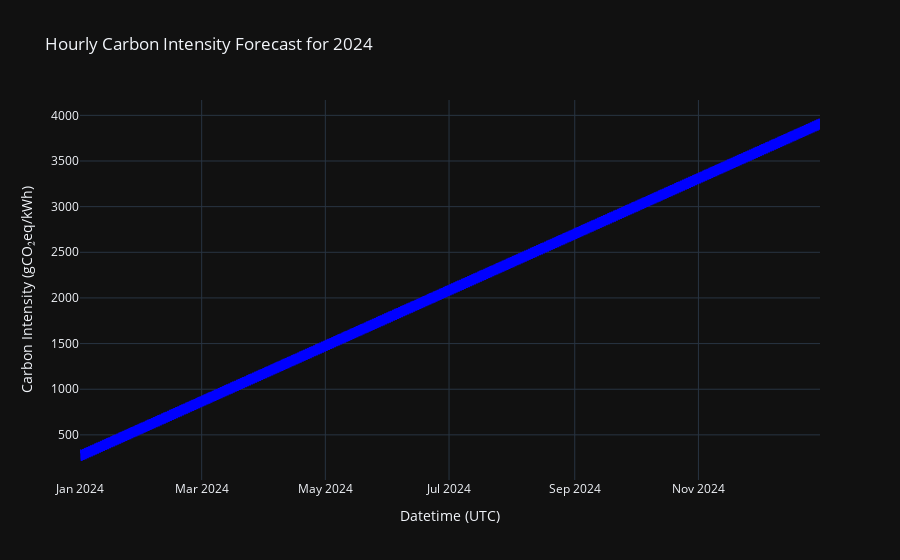

Source (notebook cell):
### Code cell
import plotly.graph_objects as go

# Create a dynamic graph using Plotly
fig = go.Figure()

# Add hourly forecast to the graph
fig.add_trace(go.Scatter(
    x=forecast_df.index,
    y=forecast_df['Forecast'],
    mode='lines',
    name='Hourly Forecast',
    line=dict(color='blue')
))

# Customize layout
fig.update_layout(
    title='Hourly Carbon Intensity Forecast for 2024',
    xaxis_title='Datetime (UTC)',
    yaxis_title='Carbon Intensity (gCO₂eq/kWh)',
    template='plotly_dark',
    legend=dict(x=0, y=1),
)

# Show the graph
fig.show()

### Figure 1 — Plotly figure (JSON) as saved in the notebook; plotly's stock layout.template omitted (floating-point values rounded to 4 significant figures; data arrays with more than 128 entries replaced by an {"elided": "..."} marker saying what was removed)
{"data": [{"line": {"color": "blue"}, "mode": "lines", "name": "Hourly Forecast", "type": "scatter", "x": {"elided": "8760 str values"}, "y": {"elided": "8760 float values"}}], "layout": {"legend": {"x": 0, "y": 1}, "title": {"text": "Hourly Carbon Intensity Forecast for 2024"}, "xaxis": {"title": {"text": "Datetime (UTC)"}}, "yaxis": {"title": {"text": "Carbon Intensity (gCO₂eq/kWh)"}}}}
